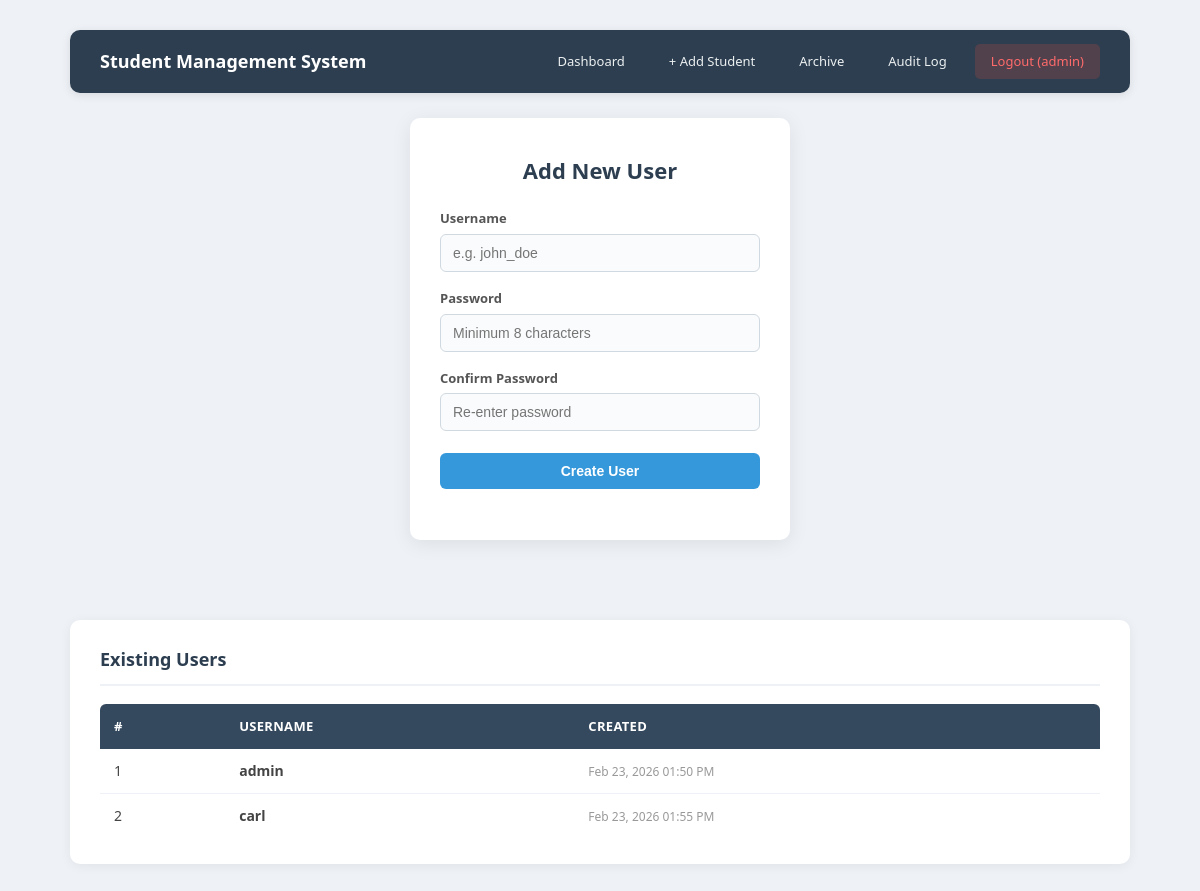
Screenshot of /LABEXAM2/Infosec_lab2/add_user.php (signed in) with the database file from the repository.
### tables this page shows
CREATE TABLE `users` (
  `id` int(11) NOT NULL,
  `username` varchar(100) NOT NULL,
  `password` varchar(255) NOT NULL,
  `created_at` timestamp NOT NULL DEFAULT current_timestamp()
);

### LABEXAM2/Infosec_lab2/add_user.php (the view, shortened to what this page needs)
<?php
include("db.php");
$username = '';
try {
    $stmt = $pdo->query("SELECT id, username, created_at FROM users ORDER BY id ASC");
    $users = $stmt->fetchAll();
} catch (PDOException $e) {
    error_log("add_user.php users query error: " . $e->getMessage());
    $users = [];
}
?>
<!DOCTYPE html>
<html>
<head>
    <link rel="stylesheet" href="style.css">
</head>
<body>
<div class="page-wrapper">
    <nav class="navbar">
        <span class="nav-brand">Student Management System</span>
        <div class="nav-links">
            <a href="dashboard.php">Dashboard</a>
            <a href="add_student.php">+ Add Student</a>
            <a href="archive.php">Archive</a>
            <a href="audit_log.php">Audit Log</a>
            <a href="logout.php" class="btn-logout">Logout (<?php echo htmlspecialchars($_SESSION['username'], ENT_QUOTES, 'UTF-8'); ?>)</a>
        </div>
    </nav>
    <div class="container" style="margin-top: 10px;">
        <h2>Add New User</h2>
        <form method="POST">
            <div class="form-group">
                <label for="username">Username</label>
                <input type="text" id="username" name="username" maxlength="50" placeholder="e.g. john_doe"
                       value="<?php echo htmlspecialchars($username, ENT_QUOTES, 'UTF-8'); ?>">
            </div>
            <div class="form-group">
                <label for="password">Password</label>
                <input type="password" id="password" name="password" minlength="8" maxlength="128"
                       placeholder="Minimum 8 characters">
            </div>
            <div class="form-group">
                <label for="confirm_password">Confirm Password</label>
                <input type="password" id="confirm_password" name="confirm_password" minlength="8" maxlength="128"
                       placeholder="Re-enter password">
            </div>
            <div class="form-group" style="margin-top: 22px;">
                <button name="add_user" class="btn btn-primary">Create User</button>
            </div>
        </form>
    </div>
    <div class="card" style="margin-top: 25px;">
        <h3>Existing Users</h3>
        <?php if (empty($users)): ?>
            <div class="empty-state"><p>No users found.</p></div>
        <?php else: ?>
            <table class="data-table">
            <thead>
                <tr>
                    <th>#</th>
                    <th>Username</th>
                    <th>Created</th>
                </tr>
            </thead>
            <tbody>
            <?php foreach ($users as $u): ?>
                <tr>
                    <td><?php echo htmlspecialchars($u['id'], ENT_QUOTES, 'UTF-8'); ?></td>
                    <td><strong><?php echo htmlspecialchars($u['username'], ENT_QUOTES, 'UTF-8'); ?></strong></td>
                    <td><span class="meta-text"><?php echo htmlspecialchars(date('M d, Y h:i A', strtotime($u['created_at'])), ENT_QUOTES, 'UTF-8'); ?></span></td>
                </tr>
            <?php endforeach; ?>
            </tbody>
            </table>
        <?php endif; ?>
    </div>
</div>
</body>
</html>

### LABEXAM2/Infosec_lab2/style.css (style rules this page uses)
* { margin: 0; padding: 0; box-sizing: border-box; }
body { font-family: 'Segoe UI', Tahoma, Geneva, Verdana, sans-serif; background: #eef2f7; color: #333; line-height: 1.6; }
.page-wrapper { max-width: 1100px; margin: 0 auto; padding: 30px 20px; }
.container { width: 380px; margin: 80px auto; padding: 35px 30px; background: #fff; border-radius: 10px; box-shadow: 0 4px 20px rgba(0,0,0,0.08); }
.container h2 { margin-bottom: 20px; font-size: 22px; color: #2c3e50; text-align: center; }
.form-group { margin-bottom: 16px; text-align: left; }
.form-group label { display: block; margin-bottom: 5px; font-weight: 600; font-size: 13px; color: #555; }
input[type="text"], input[type="password"], input[type="email"], select { width: 100%; padding: 10px 12px; border: 1px solid #d1d9e0; border-radius: 6px; font-size: 14px; background: #fafbfc; transition: border-color 0.2s, box-shadow 0.2s; }
.btn { display: inline-block; padding: 10px 22px; font-size: 14px; font-weight: 600; border: none; border-radius: 6px; cursor: pointer; transition: background 0.2s, transform 0.1s; text-decoration: none; }
.btn-primary { background: #3498db; color: #fff; width: 100%; }
.navbar { display: flex; justify-content: space-between; align-items: center; background: #2c3e50; padding: 14px 30px; border-radius: 10px; margin-bottom: 25px; box-shadow: 0 2px 10px rgba(0,0,0,0.1); }
.navbar .nav-brand { color: #fff; font-size: 18px; font-weight: 700; }
.navbar .nav-links { display: flex; gap: 12px; align-items: center; }
.navbar .nav-links a { color: #ecf0f1; text-decoration: none; padding: 7px 16px; border-radius: 5px; font-size: 13px; font-weight: 500; transition: background 0.2s; }
.navbar .nav-links a.btn-logout { background: rgba(231,76,60,0.2); color: #ff6b6b; }
.card { background: #fff; border-radius: 10px; padding: 25px 30px; box-shadow: 0 2px 12px rgba(0,0,0,0.06); }
.card h3 { font-size: 18px; color: #2c3e50; margin-bottom: 18px; padding-bottom: 10px; border-bottom: 2px solid #eef2f7; }
.data-table { width: 100%; border-collapse: collapse; font-size: 14px; }
.data-table thead th { background: #34495e; color: #fff; padding: 12px 14px; text-align: left; font-weight: 600; font-size: 13px; text-transform: uppercase; letter-spacing: 0.3px; }
.data-table thead th:first-child { border-radius: 6px 0 0 0; }
.data-table thead th:last-child { border-radius: 0 6px 0 0; }
.data-table tbody td { padding: 11px 14px; border-bottom: 1px solid #eef2f7; color: #444; }
.data-table tbody tr:last-child td { border-bottom: none; }
.meta-text { font-size: 12px; color: #999; }

### rows the page displays
users: id "1", username "admin", created_at "Feb 23, 2026 01:50 PM"
users: id "2", username "carl", created_at "Feb 23, 2026 01:55 PM"

### other values shown
$_SESSION['username'] "admin"
